Frame 1 (no input): blank canvas, image omitted
Frame 60 (the mouse pressed at the canvas centre just before this capture): blank canvas, image omitted
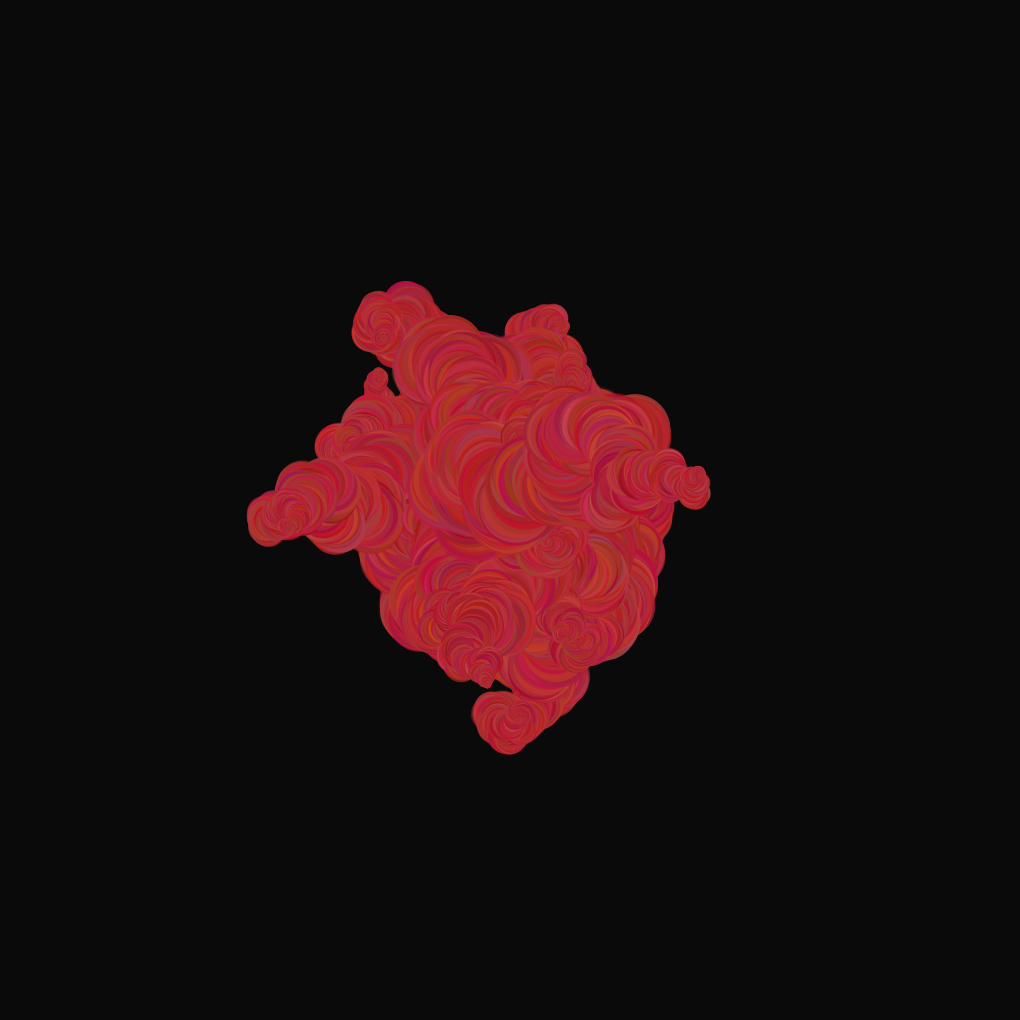
Frame 120 (the mouse held since frame 60 and released just before this capture)

The Processing sketch whose frames 1 and 60 were blank and that drew this single picture after the mouse press (run headless with seeded random() and noise(); from frame 60 on, the mouse is pressed at the canvas centre):

// Processing sketch: smokeclick
// ── smokeclick.pde

void setup(){
  size(1020, 1020);
  background(10);
  noStroke();
  
  
}
public float x=510;
public float y=510;
public float a=80;
public float b=80;
public int z=-1;
public float r=0.05;

void draw(){
  
if(mousePressed){
  x=mouseX;
  y=mouseY;
  while(a>0){
 
 if(random(2)<=1){ //movement
   x=x-random(r)*a;
 }else{
 x=x+random(r)*a;
 }
 if(random(2)<=1){
   y=y-random(r)*a;
 } else{
 y=y+random(r)*a;
 }
 
 //if(a==0){
   //break;
 //}
 a=a-0.025;
 b=b-0.025;
 //if(a<0){
   //z=1;
 //}
 //if(a==80){
   //z=-1;
 //}
   
 
 //a=a+(z*0.2);
 //b=b+(z*0.2);
//noStroke();
fill(random(150,200),random(10,70),random(20,80),random(255));
ellipse(x,y,a,b);

  }
 a=80;
 b=80;
}
}
